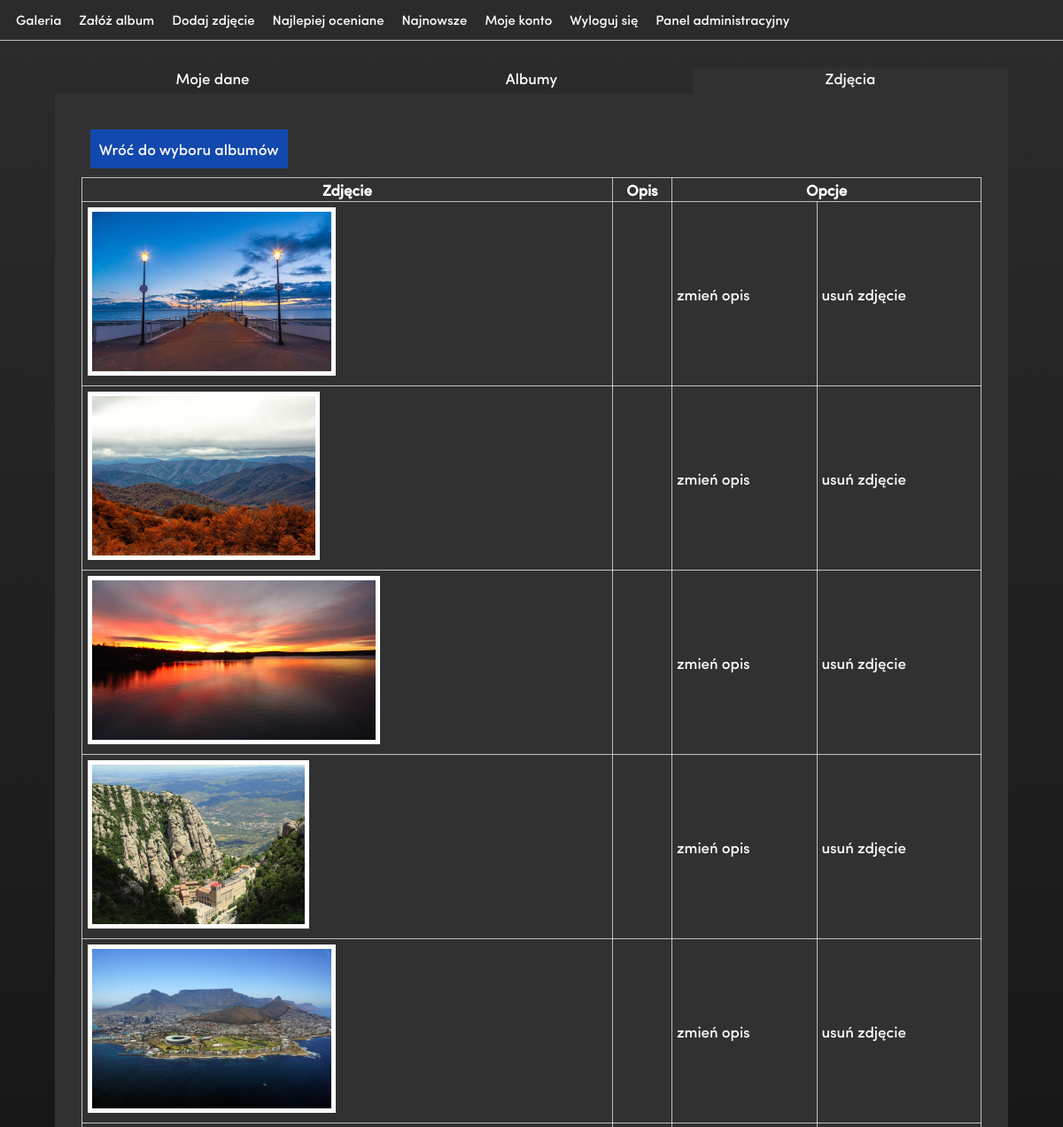
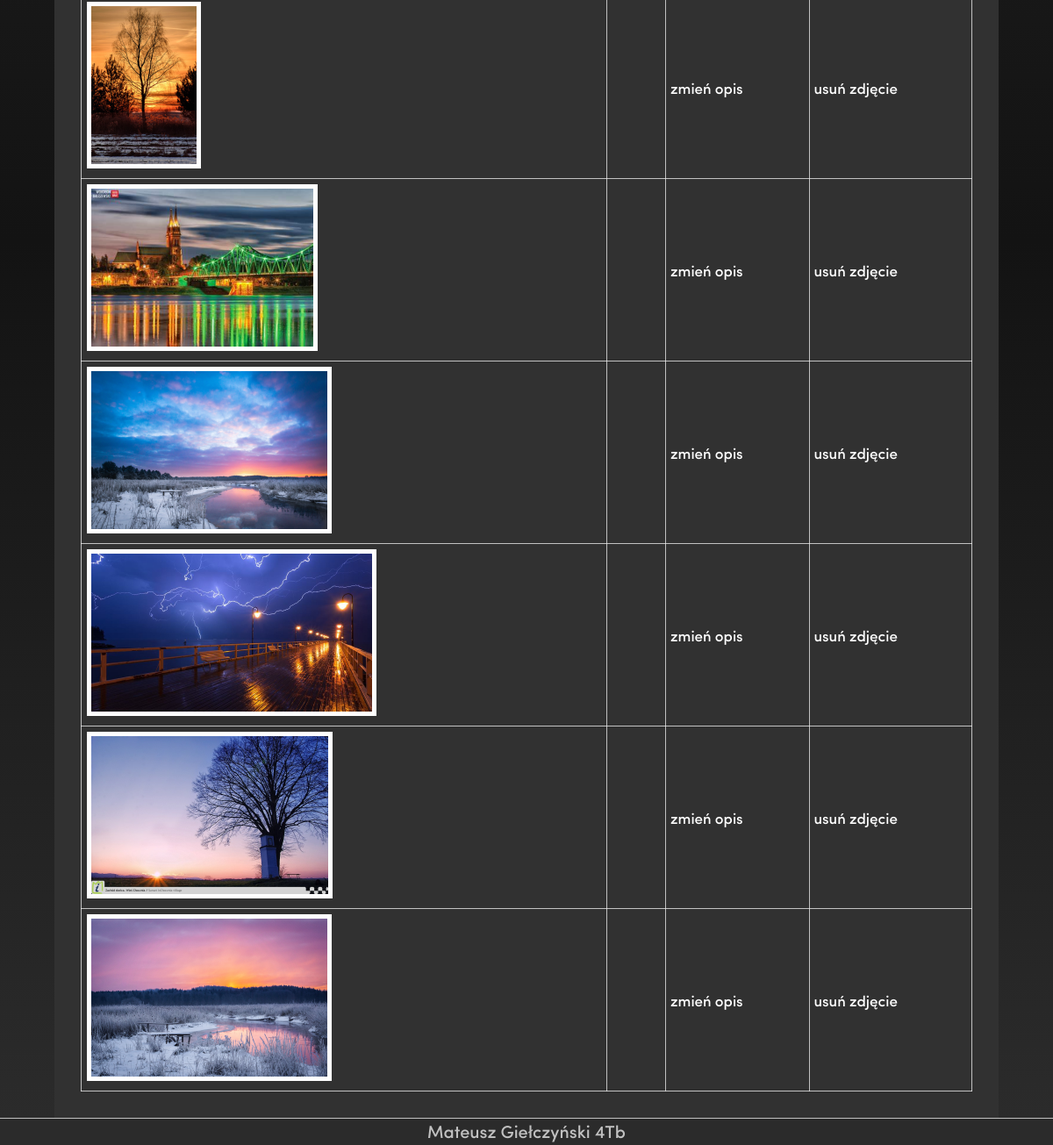
/main/konto.php?page=zdjecia.php&id_albumu=64 (signed in), run on the app's committed database (2 pictures, top to bottom).
### tables this page shows
CREATE TABLE `zdjecia` (
  `id` int(11) NOT NULL,
  `opis` varchar(255) NOT NULL,
  `id_albumu` int(11) NOT NULL,
  `data` datetime NOT NULL DEFAULT current_timestamp(),
  `zaakceptowane` tinyint(1) NOT NULL
);

### main/moje_konto/zdjecia.php (the view, shortened to what this page needs)
<?php
    if($_SESSION["acc_id_albumu"]!=""){
        echo('<a href="konto.php?id_albumu="
        style="background: var(--color4); text-decoration: none; margin: 10px; padding: 10px; display:inline-block;" > Wróć do wyboru albumów</a><br></p>
       ');
        $result=mysqli_query($baza,"SELECT `id`,`opis` FROM `zdjecia` WHERE `id_albumu`=".$_SESSION["acc_id_albumu"]." ORDER BY `data` DESC; ");
        echo('<table style="width:100%; border:1px solid white; border-collapse: collapse;">
        <tr>
            <th>Zdjęcie</th><th>Opis</th><th colspan="2">Opcje</th>
        </tr>          ');
        while($zdjecie = mysqli_fetch_assoc($result)){
            echo('
            <tr>
                <td><img src="../photo/'.$_SESSION["acc_id_albumu"].'/'.$zdjecie["id"].'-min.png" alt=""></td>
                <td>'.$zdjecie["opis"].'</td>
                <td class="usable" ><a href="konto.php?change_description='.$zdjecie["id"].'">zmień opis</a></td>
                <td class="usable" ><a href="konto.php?delete_photo='.$zdjecie["id"].'">usuń zdjęcie</a></td>
            </tr>
            ');
        }
        echo('</table>');
    }
?>

### style/style.css (style rules this page uses)
* { font-family: custom_font; box-sizing: border-box; margin: 0px; font-size: 17px; }
body { margin: 0px; box-sizing: border-box; color: white; background: black; }
img { display:inline-block; margin:5px; border: 5px solid white; }
a { text-decoration: none; color:white; cursor:pointer; }

### style/menu_style.css (style rules this page uses)
:root { --color1: #131313; --color2: #2b2b2b; --color25:#313131; --color3: #86868b; --color35: #f0f0f0c2; --color4: #1349ae; }

### main/moje_konto/zdjecia.php (style rules this page uses)
th,td { border:1px solid var(--color35); }
.usable a { width: 100%; height: 207px; display: flex; padding: 5px; flex-direction: column; justify-content: space-evenly; }
.usable { padding:0px; }

### data on the page
zdjecia: shows a picture
zdjecia: shows a picture
zdjecia: shows a picture
zdjecia: shows a picture
zdjecia: shows a picture
zdjecia: shows a picture
zdjecia: shows a picture
zdjecia: shows a picture
zdjecia: shows a picture
zdjecia: shows a picture
zdjecia: shows a picture
